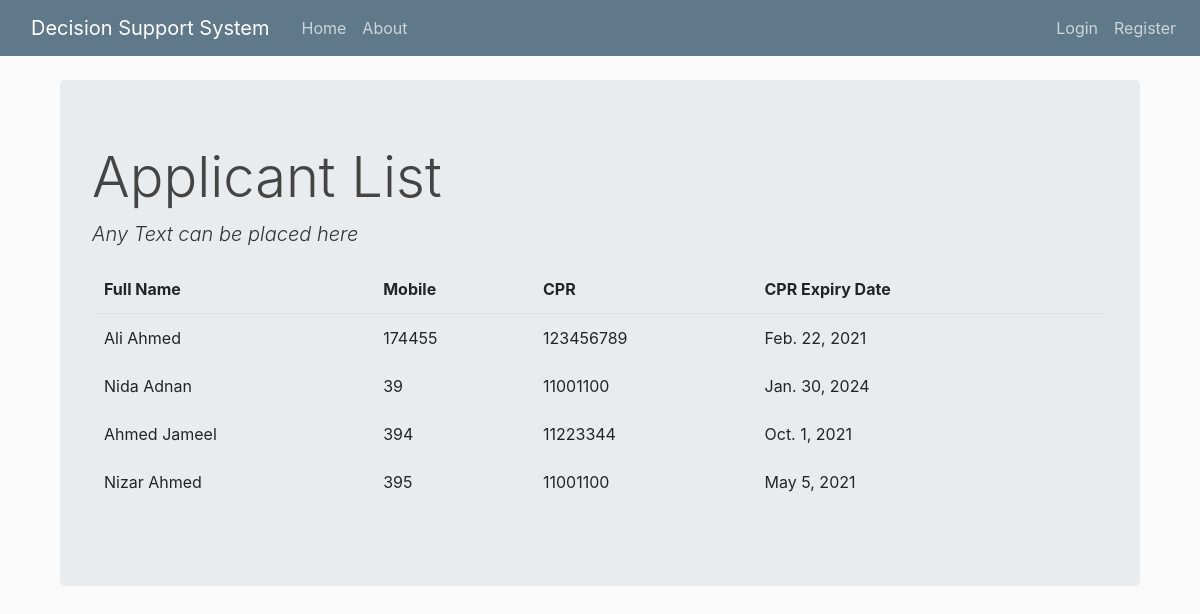
The page /applicant/list/ on the database as committed earlier.
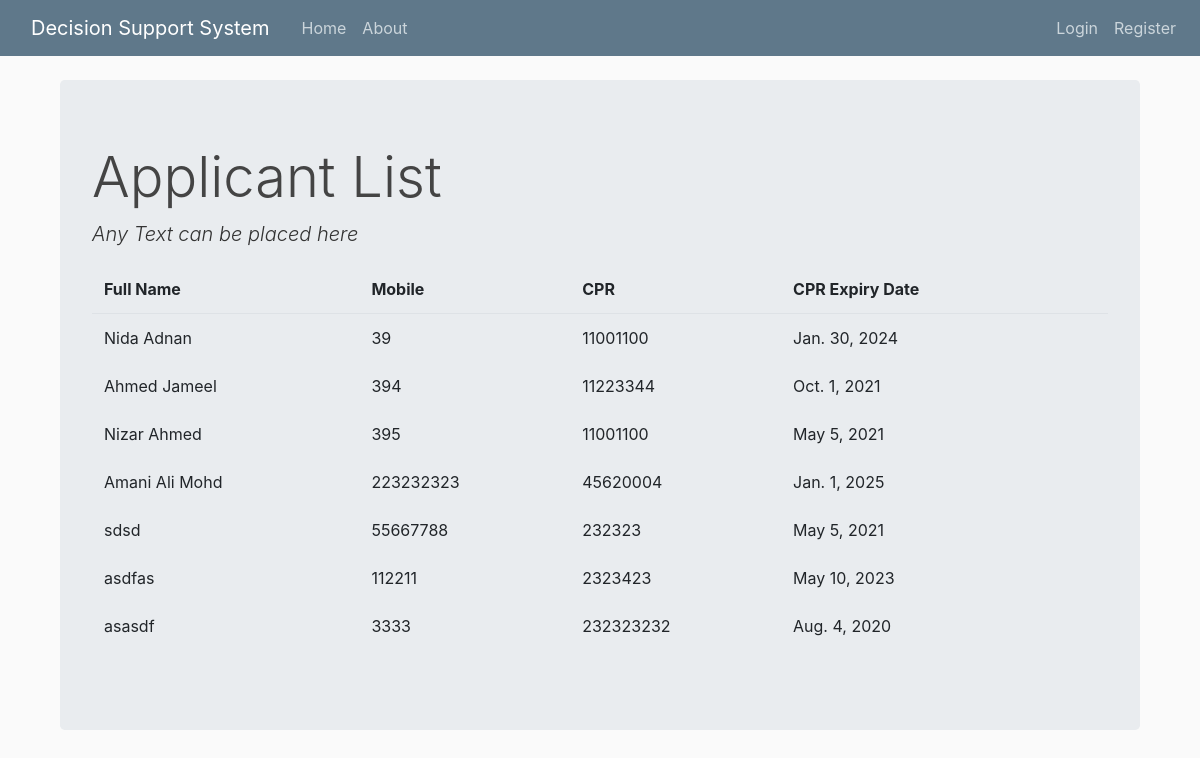
The same page on the database as committed later.
### app/models.py (models this page shows, shortened)
class Applicant(models.Model):
    gender_list = (
        ('male', 'Male'),
        ('female', 'Female'),
    )
    qualification_list = (
        ('secondary_school', 'Secondary School'),
        ('diploma', 'Diploma'),
        ('bsc', 'BSc'),
        ('high_diploma', 'High Diploma'),
        ('master', 'Master'),
        ('phd', 'PhD'),
    )
    nationality_list = (
        ('none', 'Select your nationality'),
        ('bahraini', 'Bahraini'),
        ('non_bahraini', 'None Bahraini')
    )
    cpr = models.CharField(_("CPR No"), max_length=9)
    cpr_expiry_date = models.DateField(_("CPR Expire Date"), auto_now=False, auto_now_add=False)
    passport_expiry_date = models.DateField(_("Passport Expire Date"), auto_now=False, auto_now_add=False)
    fullname = models.CharField(_("Full Name"), max_length=100)
    nationality =  models.CharField(_("Nationality"), max_length=50, choices=nationality_list, default='none')
    gender = models.CharField(_("Gender"), max_length=10, choices=gender_list)
    qualification = models.CharField(_("Qualification"), max_length=50, choices=qualification_list)
    occupcation = models.CharField(_("Occupation"), max_length=50)
    has_application = models.BooleanField(_("Has Applicatino on process"), default=False)
    flat_no = models.IntegerField(_("Flat No"), default=0)
    building_no = models.IntegerField(_("Building No"), default=0)
    road_no = models.IntegerField(_("Road No"), default=0)
    area = models.CharField(_("Area"), max_length=50, blank=True)
    contact1 = models.CharField(_("Phone"), max_length=50, blank=True)
    contact2 = models.CharField(_("Mobile"), max_length=50, blank=True)
    email = models.EmailField(_("Email"), max_length=254, blank=True)
    user_id = models.ForeignKey(User, verbose_name=_(""), on_delete=models.CASCADE)
    cpr_doc = models.FileField(_("CPR Doc"), upload_to='doc_library', max_length=100)
    passport_doc = models.FileField(_("Passport Doc"), upload_to='doc_library', max_length=100)
    behavior_cert_doc = models.FileField(_("Behavior Certificate Doc"), upload_to='doc_library', max_length=100)
    bank_statement_doc = models.FileField(_("Bank Statement Doc"), upload_to='doc_library', max_length=100)
    is_10000_exist = models.BooleanField(_("Is 10000 BD exist in Applicant Bank Statement"), default=False)

### app/views.py (the view)
# urls.py: path('applicant/list/',views.applicant_list,name='applicant_list'),
def applicant_list(request):
    context = {'applicant_list': Applicant.objects.all()}
    return render(request, "app/applicant_list.html", context)

### app/templates/app/applicant_list.html (shortened to what this page needs)
{% extends "app/base.html" %}
{% block content %}
<h1 class="display-4">Applicant List</h1>
<p class="lead font-italic">Any Text can be placed here</p>
<table class="table table-borderless">
    <thead class="border-bottom font-weight-bold">
        <tr>
            <td>Full Name</td>
            <td>Mobile</td>
            <td>CPR</td>
            <td>CPR Expiry Date</td>
            <td>
            </td>
        </tr>
    </thead>
    <tbody>
        {% for applicant in applicant_list %}
            <tr>
                <td>{{applicant.fullname}}</td>
                <td>{{applicant.contact2}}</td>
                <td>{{applicant.cpr}}</td>
                <td>{{applicant.cpr_expiry_date}}</td>
                <td>
                </td>
            </tr>
        {% endfor %}
    </tbody>
</table>
{% endblock content %}

Rows that differ between the two databases and show on the page:
removed Applicant: fullname "Ali Ahmed", contact2 "174455", cpr "123456789", cpr_expiry_date "Feb. 22, 2021"
added Applicant: fullname "Amani Ali Mohd", contact2 "223232323", cpr "45620004", cpr_expiry_date "Jan. 1, 2025"
added Applicant: fullname "sdsd", contact2 "55667788", cpr "232323", cpr_expiry_date "May 5, 2021"
added Applicant: fullname "asdfas", contact2 "112211", cpr "2323423", cpr_expiry_date "May 10, 2023"
added Applicant: fullname "asasdf", contact2 "3333", cpr "232323232", cpr_expiry_date "Aug. 4, 2020"
